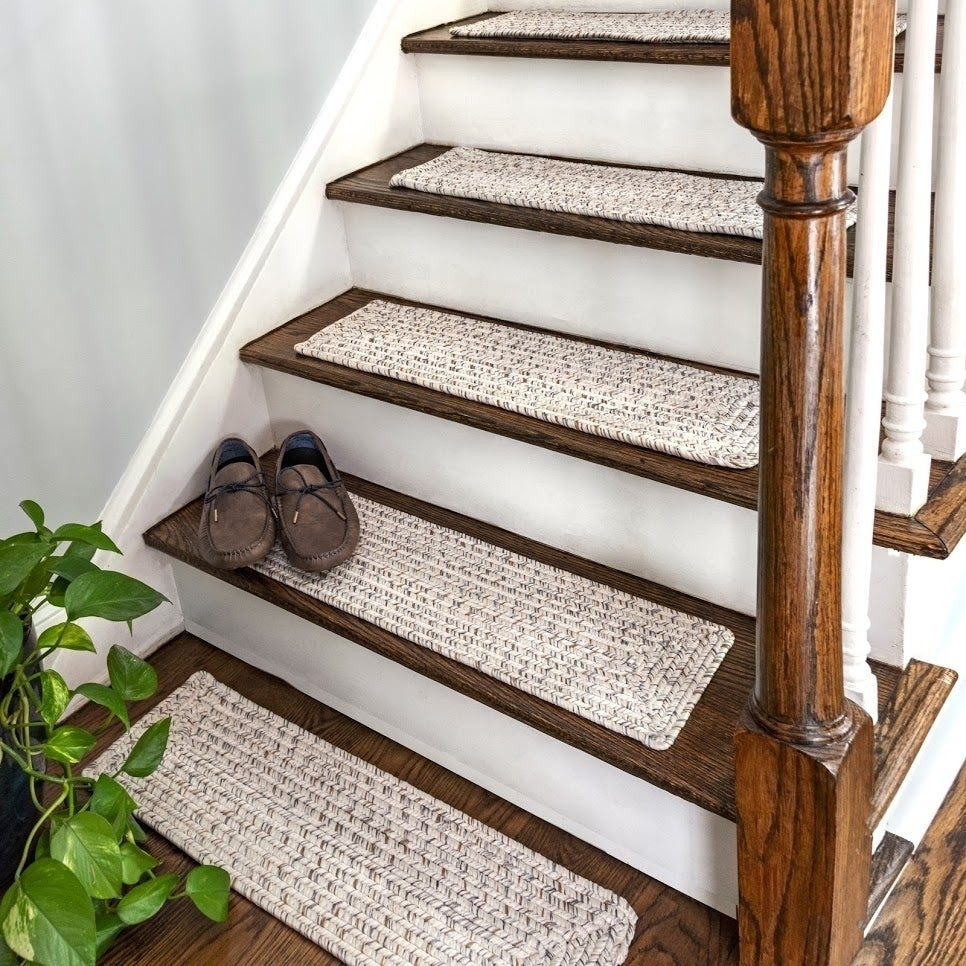
//> input picture bdd/bddProf/esc7.jpg, 966 x 966 px
$ ./HoughAlgorithme   (built with g++ and OpenCV 4)
//> lines starting //> are read from the running program, lines starting //| are printed output that depends on the picture
#include <opencv/cv.h>
#include <opencv2/core/core.hpp>
#include <opencv2/highgui/highgui.hpp>
#include <iostream>
using namespace cv;
using namespace std;

/** In this script we use the Standard and Probabilistic Hough Line Transform
**  1 - Loading an image.
**  2 - Retierve edges
**  3 - Apply the Transform, draw the lines then export to a new image.
**/

int main(int argc, char** argv)
{
    /** Declare the output variables **/
    Mat dst, cdst, cdstP;

    /** Load Data base images **/
    Mat src = imread( "/home/lbenboudiaf/Bureau/ProjetImagerie/bdd/bddProf/esc7.jpg", IMREAD_GRAYSCALE );
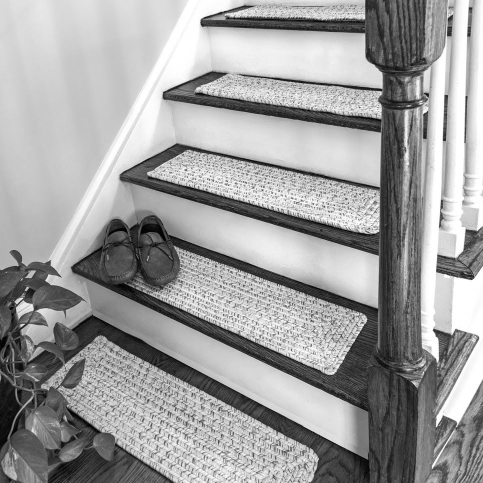
//> src: 966 rows x 966 cols, CV_8UC1 (shown at 1/2 size); min 0, max 255, mean 158.8

    /** Check if image is loaded fine **/
    if(src.empty()){
        printf(" Error opening image \n");
        return -1;
    }

    /**Edge detection by using a Canny detector **/
    Canny(src, dst, 50, 200, 3);
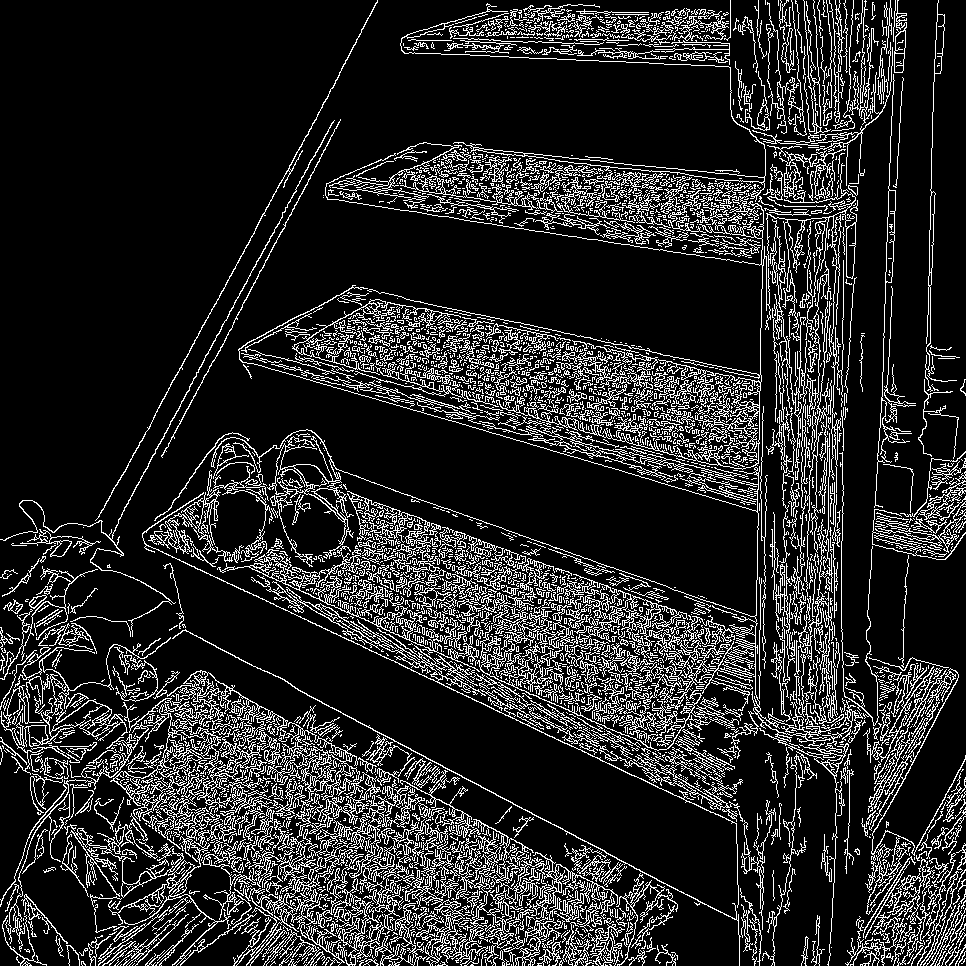
//> dst: 966 rows x 966 cols, CV_8UC1; 15.7% white in thin lines or dots

    /** Copy edges to the images that will display the results in BGR **/
    cvtColor(dst, cdst, COLOR_GRAY2BGR);
//> cdst: 966 rows x 966 cols, CV_8UC3; 15.7% white in thin lines or dots
    cdstP = cdst.clone();

    /** Apply Standard Hough Line Transform
    ** and stock the detected lines into a vector
    **
    ** @params
      - dst : Edges which are binarized
      - lines : vector will store the polar parameters rho and theta.
      - rho : 1 pixel
      - theta : in radian we use 1 degree.
      - threshold : minimum number of intersections to detect a line.
    **/
    vector<Vec2f> lines;
    HoughLines(dst, lines, 1, CV_PI/180, 150, 0, 0 ); // runs the actual detection
//> lines = 17223 lines (rho, theta), first 12: [677, 0.79], [684, 0.79], [672, 0.79], [668, 0.79], [675, 0.79], [680, 0.79], [692, 0.79], [682, 0.79], [687, 0.79], [670, 0.79], [689, 0.79], [653, 0.79]

    /** Then we display the lines by drawing them **/

    for( size_t i = 0; i < lines.size(); i++ )
    {
        float rho = lines[i][0], theta = lines[i][1];
        Point pt1, pt2;
        double a = cos(theta), b = sin(theta);
        double x0 = a*rho, y0 = b*rho;
        pt1.x = cvRound(x0 + 1000*(-b));
        pt1.y = cvRound(y0 + 1000*(a));
        pt2.x = cvRound(x0 - 1000*(-b));
        pt2.y = cvRound(y0 - 1000*(a));
        line( cdst, pt1, pt2, Scalar(0,0,255), 3, CV_AA);
    }
//> this loop made 17223 passes
//> (rho, theta, a, b, x0, y0) on passes 1 to 3: (677, 0.785, 0.707, 0.707, 478.7, 478.7), (684, 0.785, 0.707, 0.707, 483.7, 483.7), (672, 0.785, 0.707, 0.707, 475.2, 475.2)
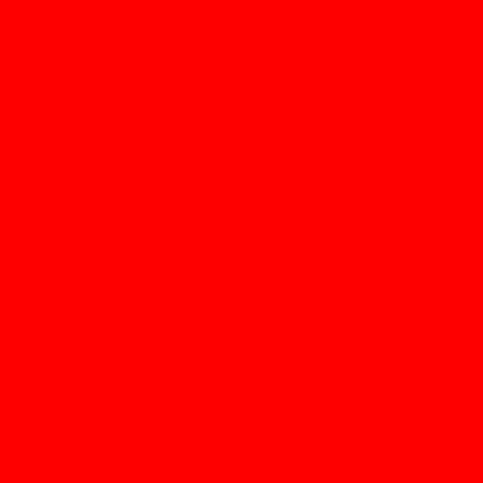
//> cdst: 966 rows x 966 cols, CV_8UC3 (shown at 1/2 size); mean B, G, R 0, 0, 255

    /** Apply Probabilistic Hough Line Transform
    ** @params
    ** - dst : Edges which are binarized
    ** - lines : vector will store the xStart,YStart | xEnd, YEnd.
    ** - rho : 1 pixel.
    ** - theta : in radian we use 1 degree.
    **/

    vector<Vec4i> linesP;
    HoughLinesP(dst, linesP, 1, CV_PI/180, 50, 50, 10 );
//> linesP = 1917 lines (x1, y1, x2, y2), first 8: [710, 257, 903, 64], [78, 879, 250, 707], [619, 437, 695, 361], [801, 98, 871, 28], [597, 463, 693, 367], [219, 902, 385, 736], [723, 259, 849, 133], [388, 658, 514, 532]

    /** Then we display the lines by drawing them **/
    for( size_t i = 0; i < linesP.size(); i++ )
    {
        Vec4i l = linesP[i];
        line( cdstP, Point(l[0], l[1]), Point(l[2], l[3]), Scalar(0,0,255), 3, CV_AA);
    }
//> this loop made 1917 passes
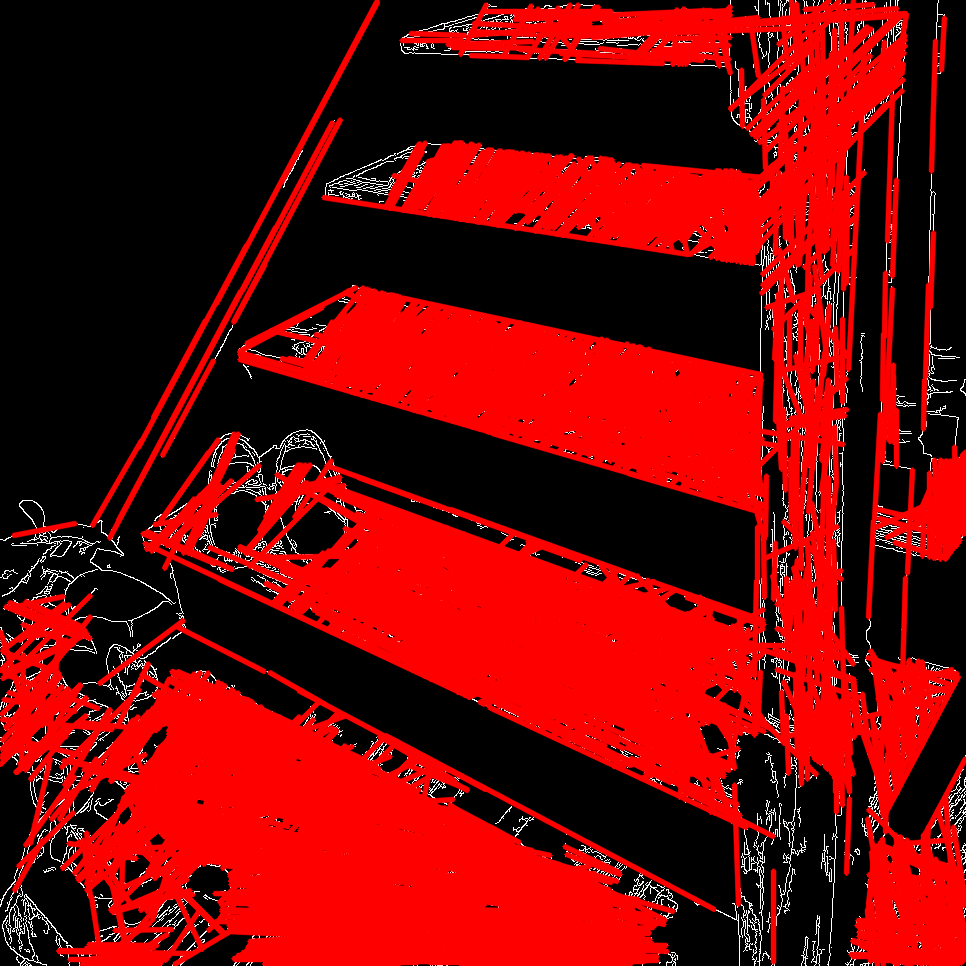
//> cdstP: 966 rows x 966 cols, CV_8UC3; mean B, G, R 5.2, 5.2, 116.9

    /** Display Original Image , Standard and Probabilistic Hough Transform **/
    imshow("Original image ", src);
    imshow("Standard Hough Line Transform", cdst);
    imshow("Probabilistic Line Transform", cdstP);

    /** Save results sample **/
    imwrite("../bdd/bddProf/HoughResults/esc6-Standard.jpg",cdstP);
    imwrite("../bdd/bddProf/HoughResults/esc6-Prob.jpg",cdstP);

    // Wait and Exit
    waitKey();
    return 0;
}

$ run again, with bdd/bddProf/esc1.jpg copied over bdd/bddProf/esc7.jpg
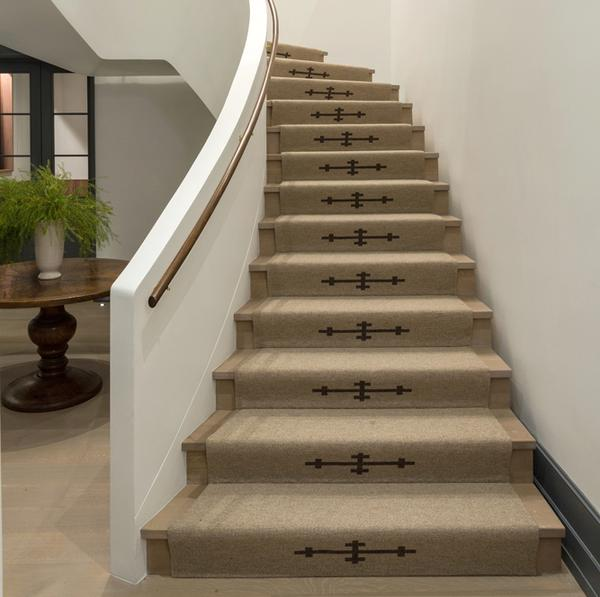
//> input picture bdd/bddProf/esc1.jpg, 600 x 597 px
//> dst: 597 rows x 600 cols, CV_8UC1; 5.2% white in thin lines or dots
//> lines = 11 lines (rho, theta): [483, 1.57], [576, 1.57], [110, 0], [409, 1.57], [299, 1.57], [157, 1.55], [220, 1.55], [1, 0], [266, 0], [-153, 2.51], [296, 1.57]
//> the loop `for( size_t i = 0; i < lines.size(); i++ )` made 11 passes
//> (rho, theta, a, b, x0, y0) on passes 1 to 8: (483, 1.57, -4.37e-08, 1, -2.11e-05, 483), (576, 1.57, -4.37e-08, 1, -2.52e-05, 576), (110, 0, 1, 0, 110, 0), (409, 1.57, -4.37e-08, 1, -1.79e-05, 409), (299, 1.57, -4.37e-08, 1, -1.31e-05, 299), (157, 1.55, 0.0175, 1, 2.74, 157), (220, 1.55, 0.0175, 1, 3.84, 220), (1, 0, 1, 0, 1, 0)
//> after the loop `for( size_t i = 0; i < lines.size(); i++ )`:
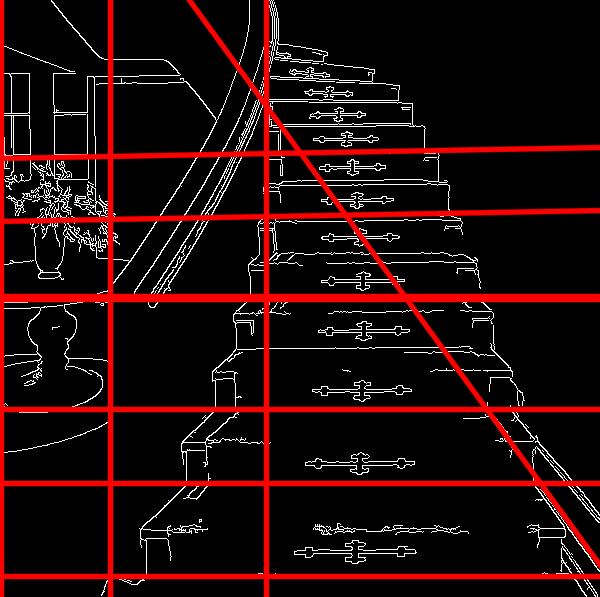
//> cdst: 597 rows x 600 cols, CV_8UC3; mean B, G, R 10.2, 10.2, 33.9
//> linesP = 114 lines (x1, y1, x2, y2), first 8: [208, 483, 540, 483], [161, 576, 269, 576], [110, 529, 110, 287], [309, 151, 424, 149], [275, 299, 431, 299], [1, 527, 1, 433], [293, 577, 420, 577], [272, 296, 399, 296]
//> the loop `for( size_t i = 0; i < linesP.size(); i++ )` made 114 passes
//> after the loop `for( size_t i = 0; i < linesP.size(); i++ )`:
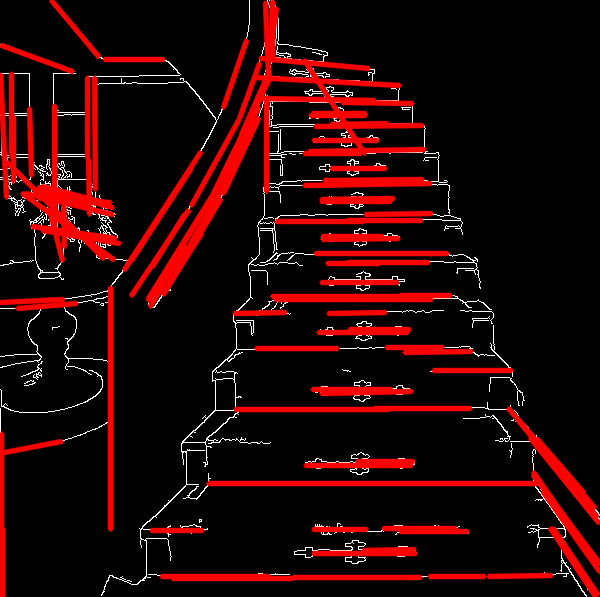
//> cdstP: 597 rows x 600 cols, CV_8UC3; mean B, G, R 5.4, 5.4, 37.5

$ run again, with bdd/bddProf/esc2.jpg copied over bdd/bddProf/esc7.jpg
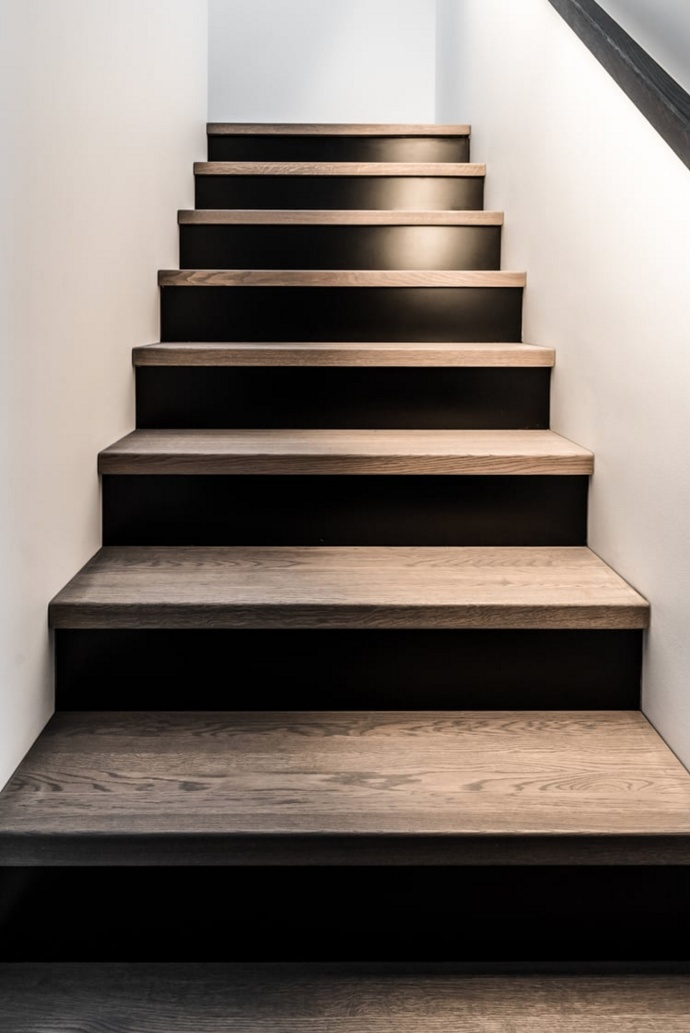
//> input picture bdd/bddProf/esc2.jpg, 690 x 1033 px
//> dst: 1033 rows x 690 cols, CV_8UC1; 2.8% white in thin lines or dots
//> lines = 24 lines (rho, theta), first 12: [628, 1.57], [474, 1.57], [546, 1.57], [832, 1.57], [429, 1.57], [711, 1.57], [342, 1.57], [366, 1.57], [286, 1.57], [604, 1.57], [162, 1.57], [224, 1.57]
//> the loop `for( size_t i = 0; i < lines.size(); i++ )` made 24 passes
//> (rho, theta, a, b, x0, y0) on passes 1 to 8: (628, 1.57, -4.37e-08, 1, -2.75e-05, 628), (474, 1.57, -4.37e-08, 1, -2.07e-05, 474), (546, 1.57, -4.37e-08, 1, -2.39e-05, 546), (832, 1.57, -4.37e-08, 1, -3.64e-05, 832), (429, 1.57, -4.37e-08, 1, -1.88e-05, 429), (711, 1.57, -4.37e-08, 1, -3.11e-05, 711), (342, 1.57, -4.37e-08, 1, -1.49e-05, 342), (366, 1.57, -4.37e-08, 1, -1.6e-05, 366)
//> after the loop `for( size_t i = 0; i < lines.size(); i++ )`:
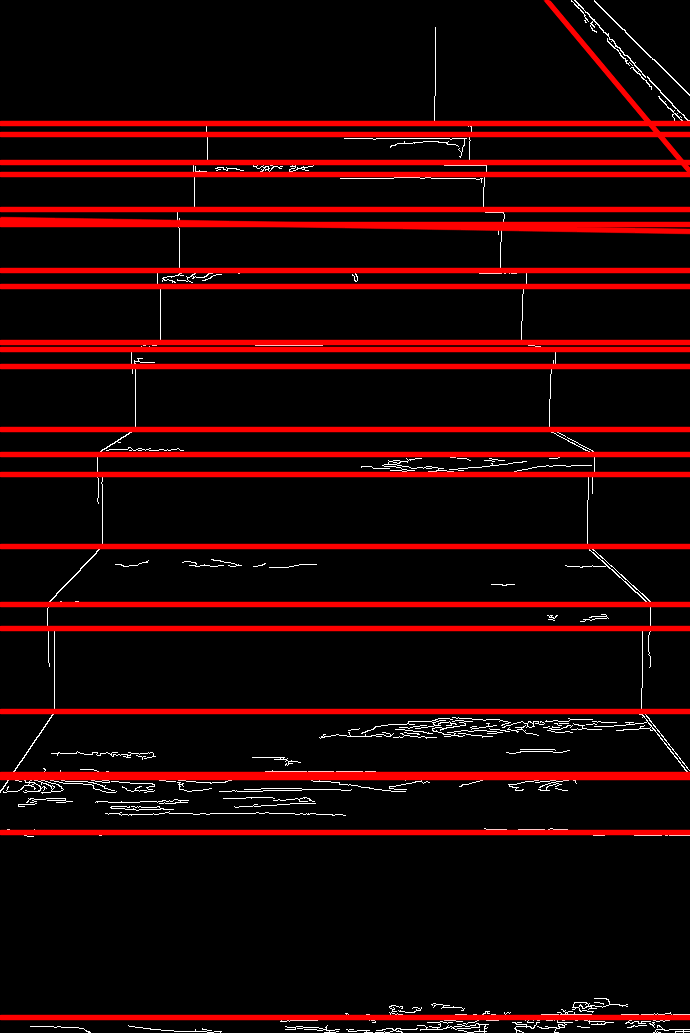
//> cdst: 1033 rows x 690 cols, CV_8UC3; mean B, G, R 3.4, 3.4, 33.4
//> linesP = 88 lines (x1, y1, x2, y2), first 8: [134, 429, 548, 429], [48, 628, 649, 628], [101, 546, 589, 546], [97, 474, 593, 474], [324, 832, 610, 832], [54, 711, 426, 711], [285, 366, 555, 366], [155, 342, 521, 342]
//> the loop `for( size_t i = 0; i < linesP.size(); i++ )` made 88 passes
//> after the loop `for( size_t i = 0; i < linesP.size(); i++ )`:
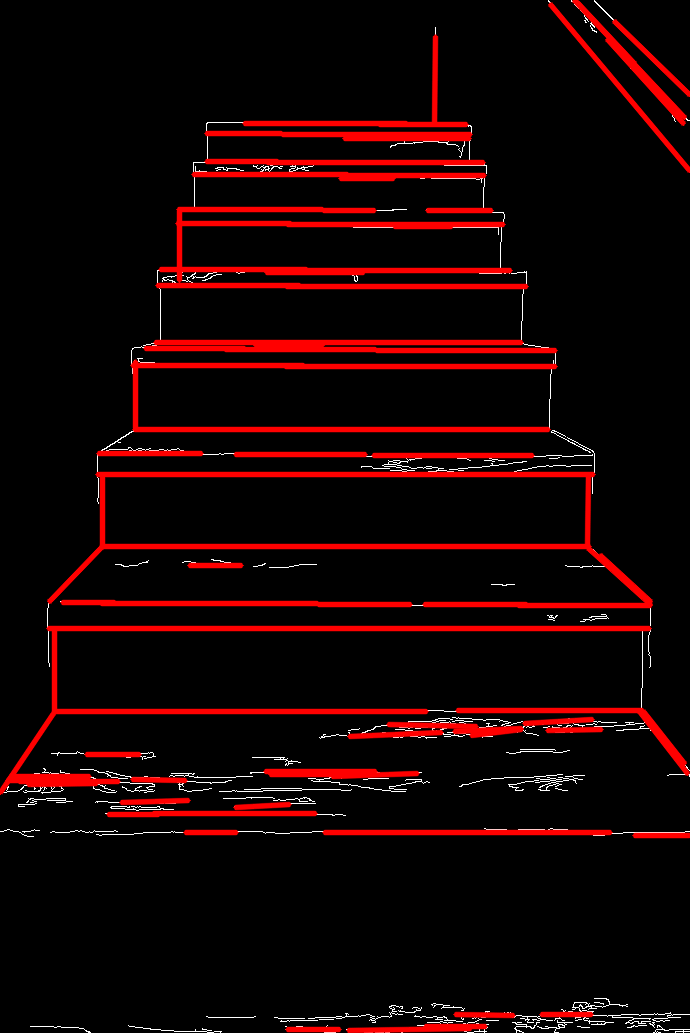
//> cdstP: 1033 rows x 690 cols, CV_8UC3; mean B, G, R 2.6, 2.6, 23.6
